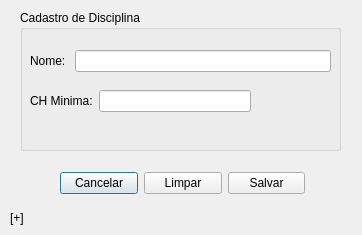
<?xml version="1.0" encoding="UTF-8"?>
<ui version="4.0">
 <class>caddisciplina</class>
 <widget class="QDialog" name="caddisciplina">
  <property name="geometry">
   <rect>
    <x>0</x>
    <y>0</y>
    <width>362</width>
    <height>235</height>
   </rect>
  </property>
  <property name="windowTitle">
   <string>Cadastro de Disciplina</string>
  </property>
  <widget class="QLabel" name="labelStatus">
   <property name="geometry">
    <rect>
     <x>10</x>
     <y>210</y>
     <width>341</width>
     <height>16</height>
    </rect>
   </property>
   <property name="text">
    <string>[+]</string>
   </property>
  </widget>
  <widget class="QGroupBox" name="groupBox">
   <property name="geometry">
    <rect>
     <x>20</x>
     <y>10</y>
     <width>321</width>
     <height>141</height>
    </rect>
   </property>
   <property name="title">
    <string>Cadastro de Disciplina</string>
   </property>
   <widget class="QWidget" name="layoutWidget">
    <property name="geometry">
     <rect>
      <x>10</x>
      <y>40</y>
      <width>301</width>
      <height>22</height>
     </rect>
    </property>
    <layout class="QHBoxLayout" name="horizontalLayout">
     <item>
      <widget class="QLabel" name="label">
       <property name="text">
        <string>Nome: </string>
       </property>
      </widget>
     </item>
     <item>
      <widget class="QLineEdit" name="leNome"/>
     </item>
    </layout>
   </widget>
   <widget class="QWidget" name="layoutWidget_3">
    <property name="geometry">
     <rect>
      <x>10</x>
      <y>80</y>
      <width>221</width>
      <height>22</height>
     </rect>
    </property>
    <layout class="QHBoxLayout" name="horizontalLayout_3">
     <item>
      <widget class="QLabel" name="label_3">
       <property name="text">
        <string>CH Minima:</string>
       </property>
      </widget>
     </item>
     <item>
      <widget class="QLineEdit" name="leCargaH"/>
     </item>
    </layout>
   </widget>
  </widget>
  <widget class="QWidget" name="layoutWidget_5">
   <property name="geometry">
    <rect>
     <x>60</x>
     <y>170</y>
     <width>245</width>
     <height>27</height>
    </rect>
   </property>
   <layout class="QHBoxLayout" name="horizontalLayout_10">
    <item>
     <widget class="QPushButton" name="btCancelar">
      <property name="text">
       <string>Cancelar</string>
      </property>
     </widget>
    </item>
    <item>
     <widget class="QPushButton" name="btLimpar">
      <property name="text">
       <string>Limpar</string>
      </property>
     </widget>
    </item>
    <item>
     <widget class="QPushButton" name="btSalvar">
      <property name="text">
       <string>Salvar</string>
      </property>
     </widget>
    </item>
   </layout>
  </widget>
 </widget>
 <resources/>
 <connections/>
</ui>
